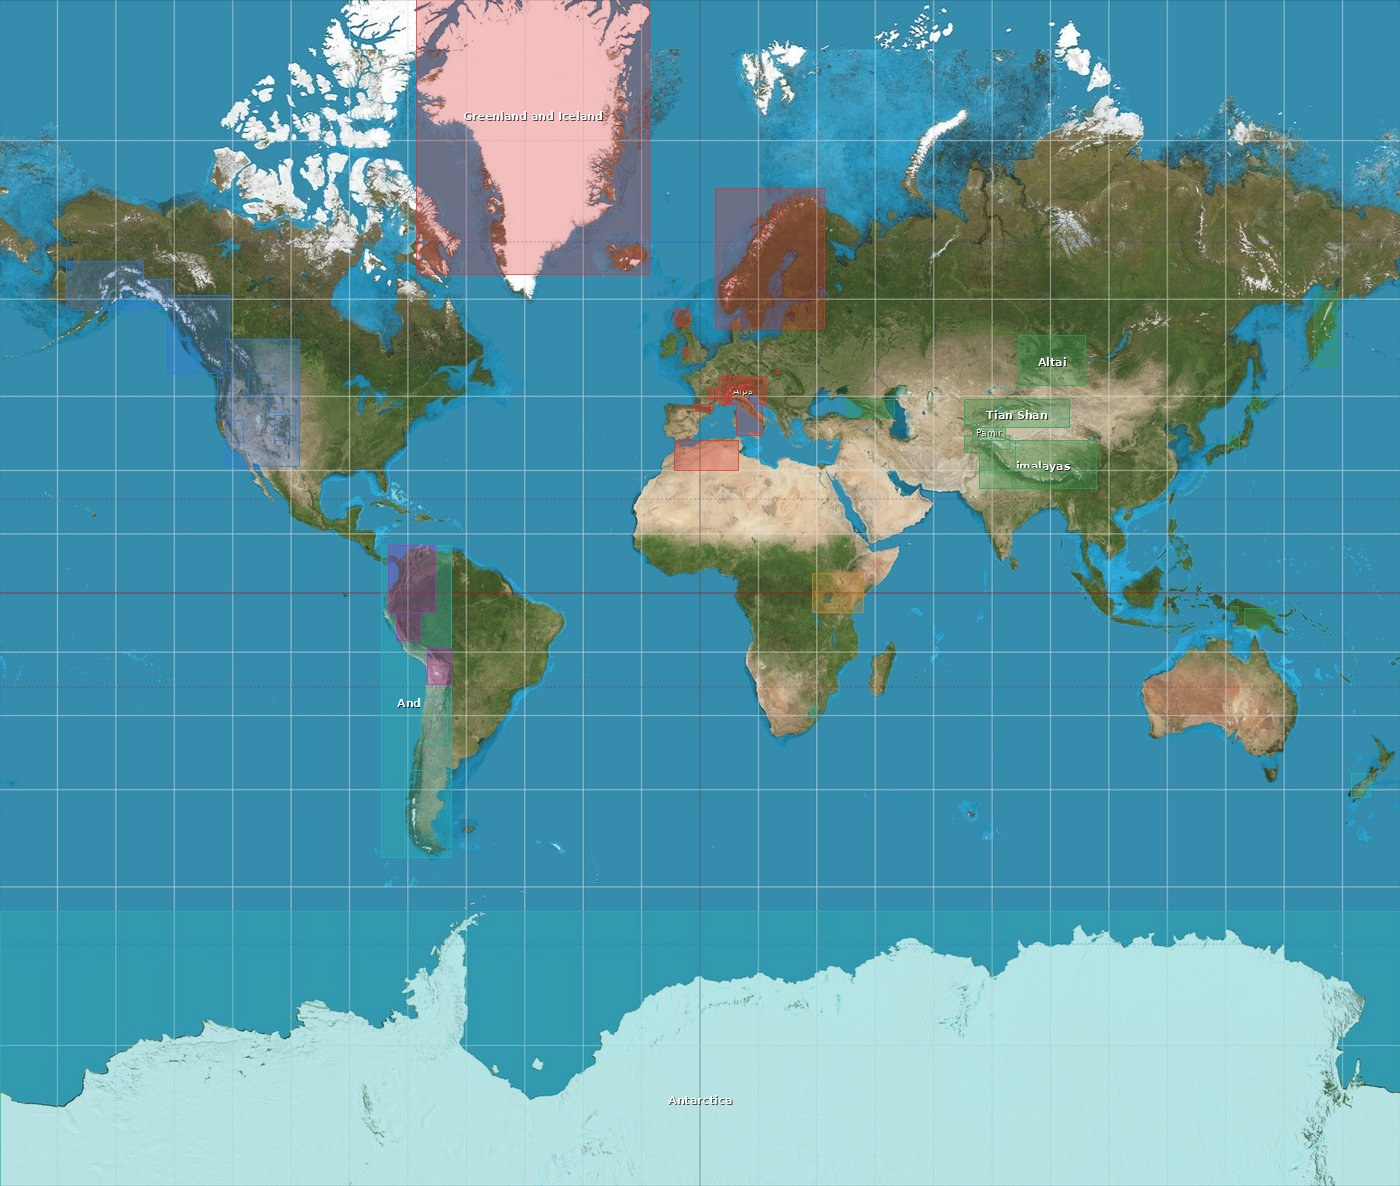

Write the Python code that produced this figure.
"""Draw mountain range bounding boxes on the world map image.

Output: ranges_map.png in the project root.

Usage:
    python scripts/draw_ranges_map.py
"""

import math
from pathlib import Path

import yaml
from PIL import Image, ImageDraw, ImageFont

ROOT = Path(__file__).parent.parent
SCRIPTS_DIR = Path(__file__).parent
IMG_PATH = SCRIPTS_DIR / "draw_ranges_map_base.jpg"
YAML_PATH = ROOT / "domain_knowledge" / "ranges.yaml"
OUT_PATH = SCRIPTS_DIR / "draw_ranges_map.jpg"

# Map bounds
LON_MIN, LON_MAX = -180, 180
LAT_MIN, LAT_MAX = -82, 82

# Colors per continent section (RGBA)
COLORS = [
    (220,  50,  50, 80),   # red      — Europe
    (200, 140,  40, 80),   # orange   — Africa
    ( 50, 160,  80, 80),   # green    — Asia
    ( 50, 120, 220, 80),   # blue     — North America
    (160,  60, 200, 80),   # purple   — South America
    ( 40, 180, 180, 80),   # teal     — Oceania/Antarctica
]

BORDER_ALPHA = 200


def mercator_y(lat_deg: float) -> float:
    lat_rad = math.radians(max(min(lat_deg, 84.9), -84.9))
    return math.log(math.tan(math.pi / 4 + lat_rad / 2))


def to_pixel(lat: float, lon: float, w: int, h: int):
    x = (lon - LON_MIN) / (LON_MAX - LON_MIN) * w
    y_min = mercator_y(LAT_MIN)
    y_max = mercator_y(LAT_MAX)
    y = (y_max - mercator_y(lat)) / (y_max - y_min) * h
    return x, y


def continent_index(rng: dict) -> int:
    """Color by geographic center of bbox."""
    b = rng["bbox"]
    lat = (b["lat_min"] + b["lat_max"]) / 2
    lon = (b["lon_min"] + b["lon_max"]) / 2
    if lat < -20:                          return 5  # teal   — Antarctica / Southern
    if -82 < lon < 35 and lat > 20:        return 0  # red    — Europe
    if -20 < lon < 55 and lat < 40:        return 1  # orange — Africa
    if lon > 35:                           return 2  # green  — Asia
    if lon < -30 and lat > 10:             return 3  # blue   — North America
    if lon < -30 and lat <= 10:            return 4  # purple — South America
    return 0


def main():
    base = Image.open(IMG_PATH).convert("RGBA")
    w, h = base.size
    print(f"Image: {w}x{h}")

    overlay = Image.new("RGBA", (w, h), (0, 0, 0, 0))
    draw = ImageDraw.Draw(overlay)

    data = yaml.safe_load(YAML_PATH.read_text())
    ranges = data["ranges"]
    n = len(ranges)

    # Try to load a small system font; fall back to default
    try:
        font = ImageFont.truetype("/usr/share/fonts/truetype/dejavu/DejaVuSans-Bold.ttf", 11)
        font_sm = ImageFont.truetype("/usr/share/fonts/truetype/dejavu/DejaVuSans.ttf", 9)
    except OSError:
        font = ImageFont.load_default()
        font_sm = font

    for idx, rng in enumerate(ranges):
        bbox = rng["bbox"]
        name = rng["name"]

        x0, y1 = to_pixel(bbox["lat_min"], bbox["lon_min"], w, h)
        x1, y0 = to_pixel(bbox["lat_max"], bbox["lon_max"], w, h)

        color = COLORS[continent_index(rng)]
        border = color[:3] + (BORDER_ALPHA,)

        # Fill
        draw.rectangle([x0, y0, x1, y1], fill=color)
        # Border
        draw.rectangle([x0, y0, x1, y1], outline=border, width=1)

        # Label: only if box is wide enough
        box_w = x1 - x0
        box_h = y1 - y0
        f = font if box_w > 60 else font_sm
        try:
            tw = draw.textlength(name, font=f)
        except AttributeError:
            tw = len(name) * 6  # fallback estimate
        th = 11

        if tw < box_w - 4 and box_h > th + 2:
            tx = x0 + (box_w - tw) / 2
            ty = y0 + (box_h - th) / 2
            # Dark shadow for legibility
            draw.text((tx + 1, ty + 1), name, font=f, fill=(0, 0, 0, 180))
            draw.text((tx, ty), name, font=f, fill=(255, 255, 255, 240))

    composite = Image.alpha_composite(base, overlay).convert("RGB")
    composite.save(OUT_PATH, quality=88, optimize=True)
    print(f"Saved: {OUT_PATH}")


if __name__ == "__main__":
    main()
